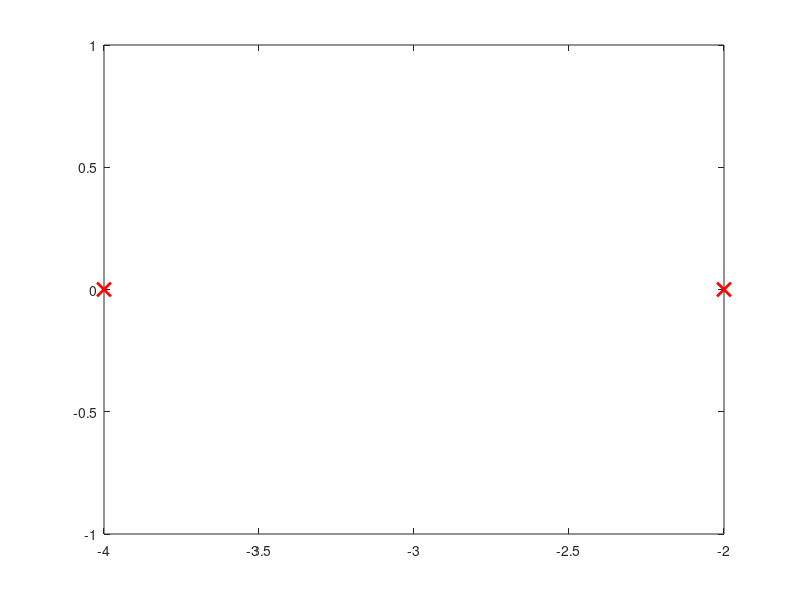

Write the MATLAB code that produced this figure. (Note: this script raises an error after producing the figure.)
clc; clear; close all; 
%% 8(iii ) Analysis of Region of Convergence (ROC) and Its Significance in System Analysis 
figure; 
% ROC Analysis for a Rational Laplace Transform 
% Requires Symbolic Math Toolbox 
% X(s) = 1/((s+2)(s+4)) 
% Poles are at s = -2 and s = -4. 
p = [-2 -4]; 
plot(real(p),imag(p),'rx','MarkerSize',10,'LineWidth',2); 
hold on; 
xline(-2,'--');xline(-4,'--'); 
grid on; 
xlabel('Real(s)'); ylabel('Imag(s)'); 
title('Poles and Candidate Regions of Convergence'); 
legend('Poles','Pole at -2','Pole at -4'); 
fprintf('Poles are at s = -2 and s = -4.\n'); 
fprintf('For a right-sided signal, ROC: Re(s) > -2.\n'); 
fprintf('For a left-sided signal, ROC: Re(s) < -4.\n'); 
fprintf('For a two-sided signal, ROC: -4 < Re(s) < -2.\n'); 
